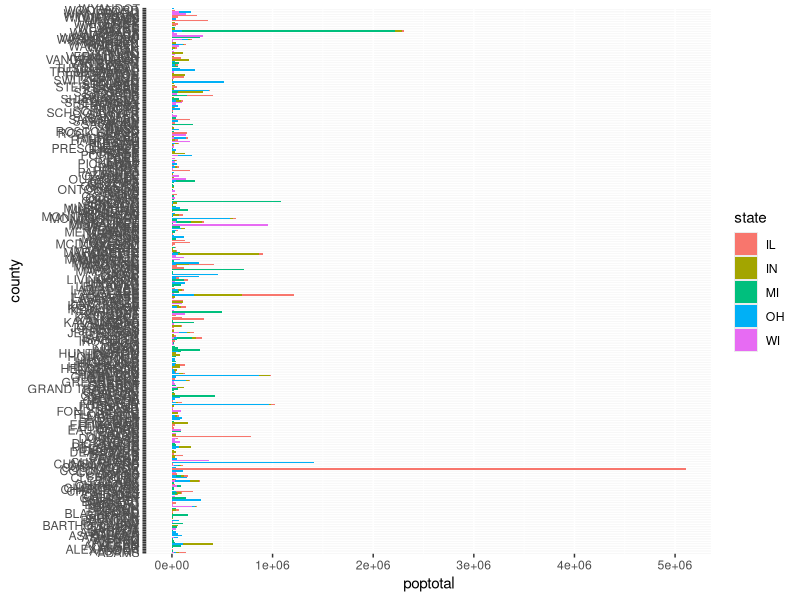

R code for this plot:
# ggplot playground

library(ggplot2)
library(dplyr)
data("midwest")


pl <- ggplot(midwest, aes(factor(state))) +
    geom_bar(width=0.5)

#print (pl)

pl2 <- ggplot(midwest, aes(county, poptotal, fill=state)) +
    geom_bar(stat="identity") +
    coord_flip()

print(pl2)
